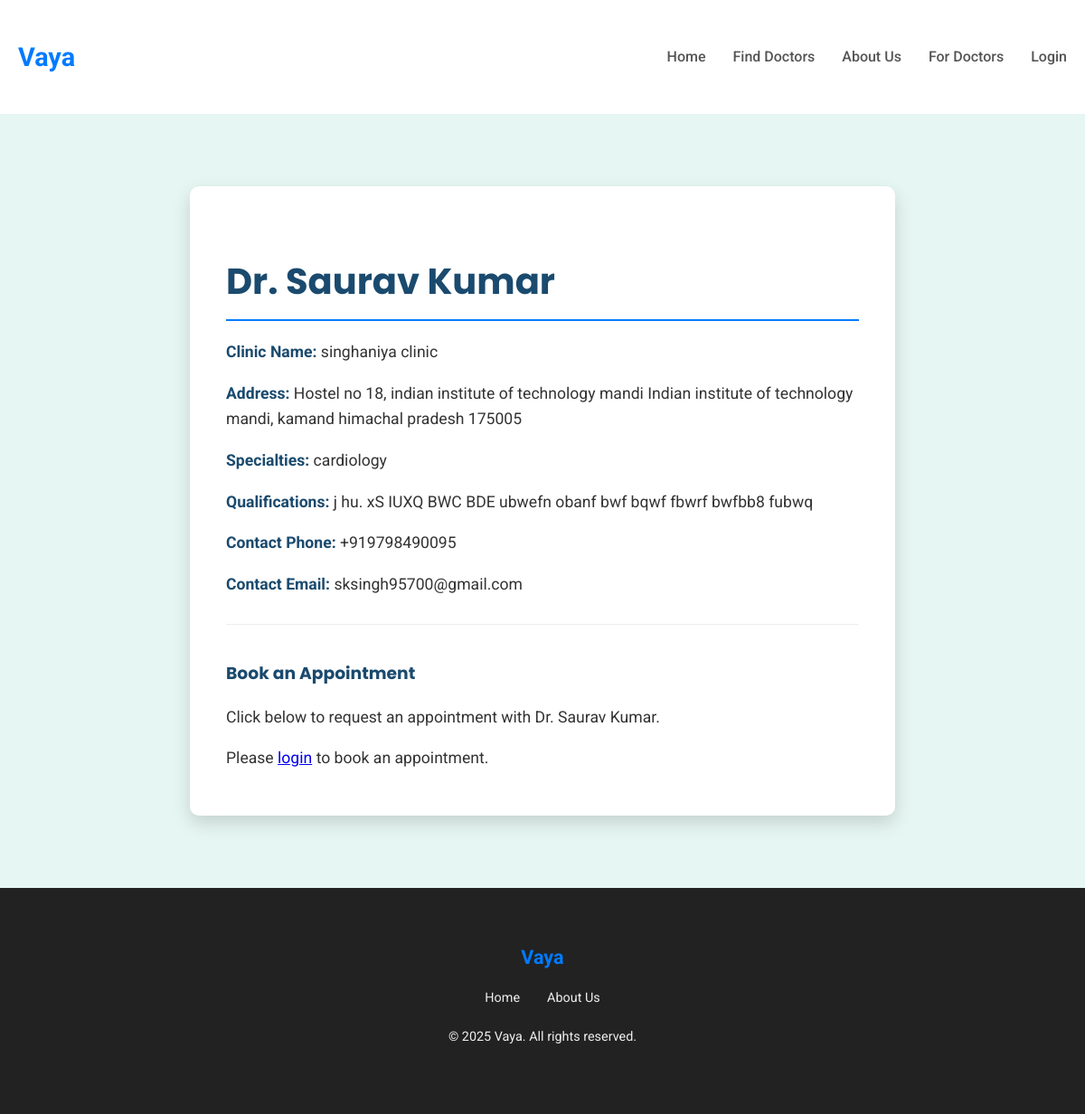
/doctors/1/, run on an earlier commit of the app's database.
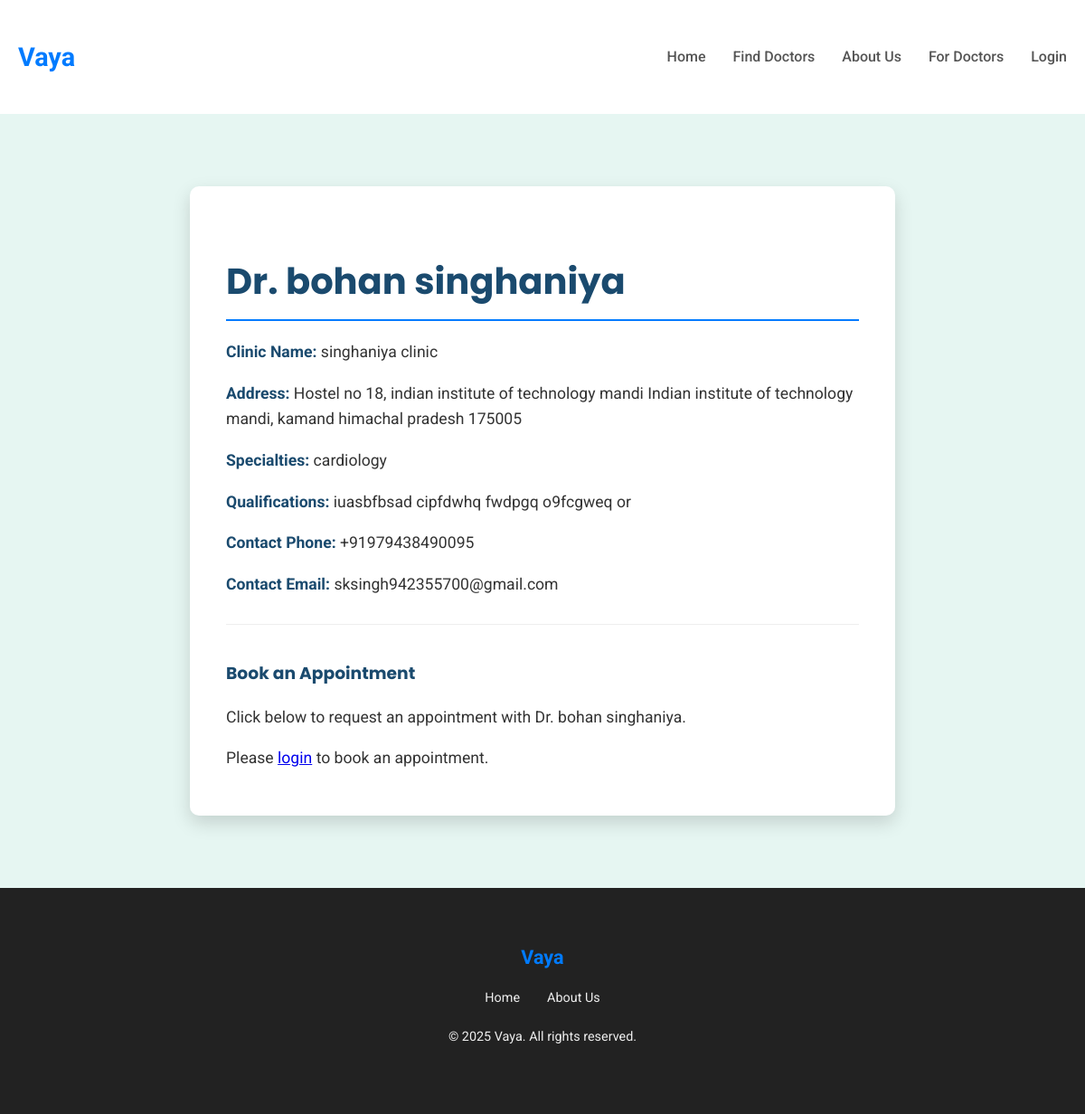
And on a later commit of the database.
### doctors/models.py (models this page shows, shortened)
class Doctor(models.Model):
    user = models.OneToOneField(CustomUser, on_delete=models.SET_NULL, null=True, blank=True, related_name='doctor_login_profile')
    full_name = models.CharField(max_length=200)
    specialties = models.ManyToManyField(Specialty, blank=True, related_name='doctors')
    clinic_name = models.CharField(max_length=200)
    clinic_address = models.TextField()
    contact_phone = models.CharField(max_length=15, unique=True)
    contact_email = models.EmailField(unique=True, blank=True, null=True)
    qualifications = models.TextField(blank=True, null=True)
    is_approved = models.BooleanField(default=False)
    working_days = models.CharField(
        max_length=100,
        blank=True,
        null=True,
        help_text="E.g., Mon-Fri, Mon,Wed,Fri, or All Weekends"
    )
    start_time = models.TimeField(blank=True, null=True)
    end_time = models.TimeField(blank=True, null=True)
    class Meta:
        ordering = ['full_name']

class Specialty(models.Model):
    name = models.CharField(max_length=100, unique=True)
    class Meta:
        verbose_name_plural = "Specialties"

### doctors/views.py (the view)
# urls.py: path('<int:doctor_id>/', views.doctor_detail, name='doctor_detail'),
def doctor_detail(request, doctor_id):
    doctor = Doctor.objects.get(id=doctor_id) # Or use get_object_or_404
    context = {'doctor': doctor}
    return render(request, 'doctors/doctor_detail.html', context)

### templates/doctors/doctor_detail.html (shortened to what this page needs)
{% extends 'base.html' %}
{% block content %}
    <section class="profile-section">
        <div class="container">
            <div class="doctor-profile">
                <h1>Dr. {{ doctor.full_name }}</h1>
                <p><strong>Clinic Name:</strong> {{ doctor.clinic_name }}</p>
                <p><strong>Address:</strong> {{ doctor.clinic_address }}</p>
                <p><strong>Specialties:</strong>
                    {% for specialty in doctor.specialties.all %}
                        {{ specialty.name }}{% if not forloop.last %}, {% endif %}
                    {% empty %}
                        N/A
                    {% endfor %}
                </p>
                <p><strong>Qualifications:</strong> {{ doctor.qualifications|default:"Not provided" }}</p>
                <p><strong>Contact Phone:</strong> {{ doctor.contact_phone }}</p>
                <p><strong>Contact Email:</strong> {{ doctor.contact_email|default:"Not provided" }}</p>
                <div style="margin-top: 30px; padding-top: 20px; border-top: 1px solid #eee;">
                    <h3>Book an Appointment</h3>
                    <p>Click below to request an appointment with Dr. {{ doctor.full_name }}.</p>
                    {% if user.is_authenticated %}
                        <a href="{% url 'book_appointment' doctor.id %}" class="btn-primary">Book Appointment Now</a>
                    {% else %}
                        <p>Please <a href="{% url 'login' %}">login</a> to book an appointment.</p>
                    {% endif %}
                </div>
            </div>
        </div>
    </section>
{% endblock %}

### templates/base.html (shortened to what this page needs)
<!DOCTYPE html>
<html lang="en">
<head>
</head>
<body>
    <header>
        <div class="container navbar">
            <a href="{% url 'landing_page' %}" class="logo">Vaya</a>
            <nav>
                <ul class="nav-links">
                    {% if not user.is_authenticated or request.resolver_match.url_name == 'landing_page' %}
                        <li><a href="{% url 'landing_page' %}">Home</a></li>
                    {% endif %}
                    {% if not user.is_authenticated or not user.doctor_login_profile.is_approved %}
                        <li><a href="{% url 'doctor_list' %}">Find Doctors</a></li>
                    {% endif %}
                    <li><a href="{% url 'about_us' %}">About Us</a></li>
                    {% if user.is_authenticated %}
                        {% if user.doctor_login_profile and user.doctor_login_profile.is_approved %}
                            <li><a href="{% url 'doctor_dashboard' %}">Doctor Dashboard</a></li>
                        {% elif user.doctor_login_profile and not user.doctor_login_profile.is_approved %}
                            <li><a href="{% url 'landing_page' %}">Profile Pending</a></li>
                        {% else %}
                            <li><a href="{% url 'patient_dashboard' %}">Patient Dashboard</a></li>
                            <li><a href="{% url 'symptom_checker' %}">AI Assistant</a></li>
                        {% endif %}
                        <li><a href="{% url 'logout' %}">Logout ({{ user.username }})</a></li>
                    {% else %}
                        <li><a href="{% url 'register_clinic' %}">For Doctors</a></li>
                        <li><a href="{% url 'login' %}">Login</a></li>
                    {% endif %}
                </ul>
            </nav>
        </div>
    </header>
    {% block content %}{% endblock %}
    <footer>
        <div class="container">
            <a href="{% url 'landing_page' %}" class="logo">Vaya</a>
            <ul class="footer-links">
                <li><a href="{% url 'landing_page' %}">Home</a></li>
                <li><a href="{% url 'about_us' %}">About Us</a></li>
            </ul>
            <p>&copy; 2025 Vaya. All rights reserved.</p>
        </div>
    </footer>
</body>
</html>

### templates/base.html (style rules this page uses)
body { margin: 0; font-family: 'Roboto', sans-serif; line-height: 1.6; color: #333; background-color: #f8fcfb; display: flex; flex-direction: column; min-height: 100vh; }
h1, h2, h3 { font-family: 'Poppins', sans-serif; color: #1a4a6e; }
.container { max-width: 1200px; margin: 0 auto; padding: 20px; }
header { background-color: #fff; padding: 20px 0; box-shadow: 0 2px 4px rgba(0,0,0,0.05); }
.navbar { display: flex; justify-content: space-between; align-items: center; }
.logo { font-size: 1.8em; font-weight: 700; color: #007bff; text-decoration: none; }
.nav-links { list-style: none; margin: 0; padding: 0; display: flex; }
.nav-links li { margin-left: 30px; }
.nav-links a { text-decoration: none; color: #555; font-weight: 500; transition: color 0.3s ease; }
footer { background-color: #222; color: #eee; padding: 40px 0; text-align: center; font-size: 0.9em; margin-top: auto; }
footer .logo { color: #007bff; font-size: 1.5em; margin-bottom: 15px; display: inline-block; }
.footer-links { list-style: none; padding: 0; margin: 0 0 20px 0; display: flex; justify-content: center; flex-wrap: wrap; gap: 15px 30px; }
.footer-links a { color: #eee; text-decoration: none; transition: color 0.3s ease; }

### templates/doctors/doctor_detail.html (style rules this page uses)
.profile-section { flex-grow: 1; padding: 60px 0; background-color: #e6f6f2; display: flex; align-items: center; justify-content: center; }
.doctor-profile { background-color: #fff; padding: 40px; border-radius: 10px; box-shadow: 0 8px 20px rgba(0,0,0,0.15); width: 100%; max-width: 700px; text-align: left; }
.doctor-profile h1 { font-size: 2.5em; margin-bottom: 20px; border-bottom: 2px solid #007bff; padding-bottom: 10px; }
.doctor-profile p { margin-bottom: 10px; font-size: 1.1em; }
.doctor-profile strong { color: #1a4a6e; }

What changed in the data, as far as the page shows it:
changed Doctor "singhaniya clinic": full_name "Saurav Kumar" → "bohan singhaniya"; qualifications "j hu. xS IUXQ BWC BDE ubwefn obanf bwf bqwf fbwrf bwfbb8 fubwq" → "iuasbfbsad cipfdwhq fwdpgq o9fcgweq or"; contact_phone "+919798490095" → "+91979438490095"; contact_email "sksingh95700@gmail.com" → "sksingh942355700@gmail.com"
